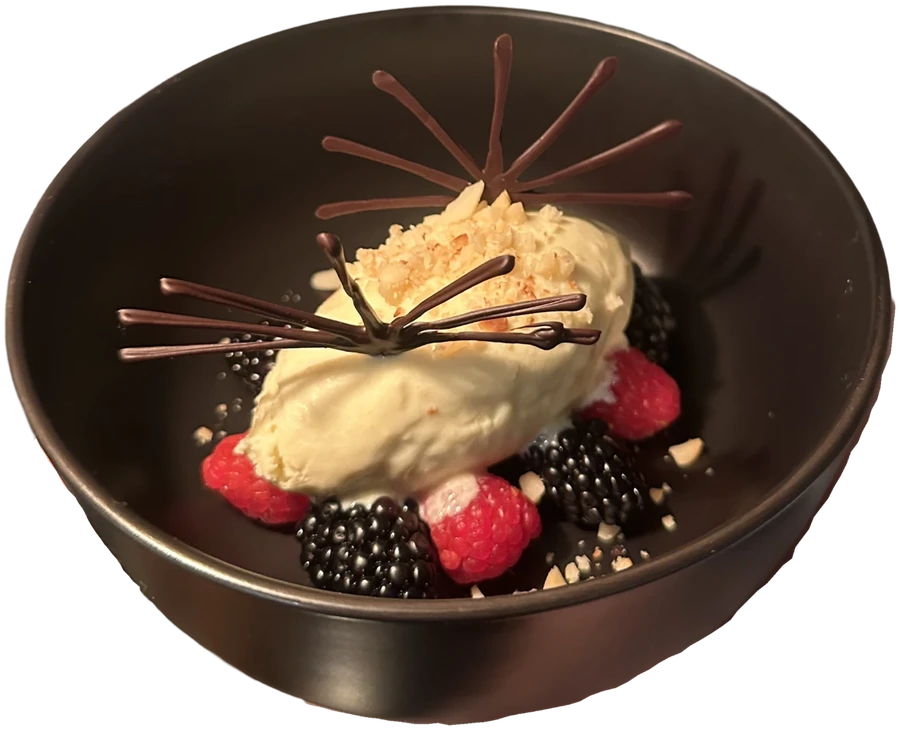
#> input picture scripts/dish-assets/cutouts/dessert.webp, 900 x 730 px
$ python -i soup.py   (imports and definitions only)
#> lines starting #> are read from the running program, lines starting #| are printed output that depends on the picture; after the words box and inside, x2 and y2 are one past the last pixel; in counts of white or black regions, pixels touching at a corner belong together
"""Decompose the squash-soup photograph into the layers the assembly
animation needs: plate+bowl+plain soup, bread, oil swirl, chives, almonds.

The three garnishes need three different detectors, because they are three
different kinds of thing:

  chives   chopped scallion sitting on the surface, so genuinely green --
           an absolute colour test finds them.
  almonds  pale and desaturated against saturated orange -- a luminance
           test finds them.
  swirl    a thin film of oil over orange soup. It is NEVER green in
           absolute terms, only greener than the soup immediately around
           it, so an absolute test finds nothing at all. Subtracting a
           heavily blurred copy leaves the ridge, which is what a
           top-hat filter is for.

The base layer then has to have all three painted out, plus the plate
restored where the bread was covering it, or the first beat of the
animation shows a bowl of finished soup with a bite out of its plate.
"""
from PIL import Image, ImageFilter
import numpy as np
from scipy import ndimage


def disc(radius):
    y, x = np.mgrid[-radius:radius + 1, -radius:radius + 1]
    return x * x + y * y <= radius * radius


def close_edt(mask, radius):
    """Morphological closing via distance transforms. Linear in pixels, so
    the radius needed to bridge the bite the bread takes out of the plate
    -- around 120px, far too large for a structuring element -- is free."""
    grown = ndimage.distance_transform_edt(~mask) <= radius
    return ndimage.distance_transform_edt(grown) > radius


def fill_from_neighbours(rgb, keep, sigma):
    """Normalised convolution: average only the pixels worth keeping, so a
    hole fills with what surrounds it instead of with black. Fine for the
    garnish, whose marks are thin enough for a blur to reach across."""
    w = np.maximum(ndimage.gaussian_filter(keep.astype(float), sigma), 1e-6)
    return np.stack([ndimage.gaussian_filter(rgb[:, :, c] * keep, sigma) / w for c in range(3)], axis=2)


def fill_nearest(rgb, keep, hole, smooth=28):
    """Fill by nearest valid pixel, then smooth inside the hole.

    The bread hides a region roughly 500px across. No blur wide enough to
    span that stays stable -- the weights underflow in the middle and the
    fill comes back an arbitrary colour, which showed up as a brown smear
    across the plate. Taking each hole pixel from the nearest kept pixel
    has no such failure mode, and the plate is a smooth dark gradient, so
    a light blur afterwards hides the seams the nearest-neighbour step
    leaves behind."""
    _, (iy, ix) = ndimage.distance_transform_edt(~keep, return_indices=True)
    filled = rgb[iy, ix]
    blurred = np.stack([ndimage.gaussian_filter(filled[:, :, c], smooth) for c in range(3)], axis=2)
    # Pull the fill most of the way to the median kept colour as well. The
    # plate is nearly flat in value, so this costs no detail that was
    # there, and it kills the warm cast the nearest-neighbour step drags
    # in from around the bread.
    median = np.median(rgb[keep], axis=0)
    blended = 0.35 * blurred + 0.65 * median
    return np.where(hole[..., None], blended, rgb)


def build(src_path, out_dir, width=900):
#> called with src_path = 'cutouts/dessert.webp', out_dir = 'out.png', width = 900
    src = Image.open(src_path).convert('RGBA')
#> src is the input picture: PIL image 900x730 RGBA; mean R, G, B, A 64.7, 47.1, 35, 190.2
    a = np.asarray(src).astype(float)
    rgb, alpha = a[:, :, :3], a[:, :, 3]
    obj = alpha > 40
#> obj: shape (730, 900) bool; 74.8% white; 1 black region, box (x1, y1, x2, y2) and area: (0, 0, 900, 730) 165487
    r, g, b = rgb[:, :, 0], rgb[:, :, 1], rgb[:, :, 2]
    lum = 0.2126 * r + 0.7152 * g + 0.0722 * b

    # The soup surface, found as the largest strongly-orange blob, then
    # described as an ellipse so "inside the bowl" is a cheap test.
    seed = obj & (r - b > 60) & (lum > 70)
#> seed: shape (730, 900) bool; 12% white; 115 white regions (83 under 20 px), largest, box (x1, y1, x2, y2) and area: (202, 340, 576, 569) 42526, (344, 179, 632, 368) 29823, (314, 270, 365, 328) 1406
    lbl, n = ndimage.label(seed)
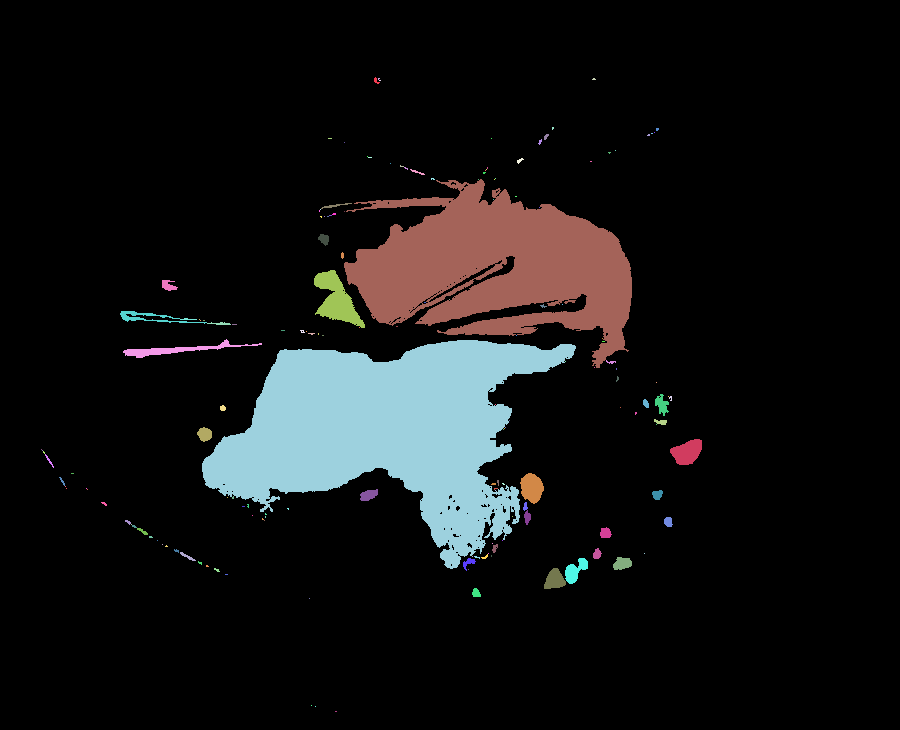
#> lbl: shape (730, 900) int32; 165 distinct labels, from 0 to 164; one colour per label, 0 black
#> n = 164
    sizes = ndimage.sum(seed, lbl, range(1, n + 1))
#> sizes = 164 values, max 42507 at index 72, min 1 at index 6, mean 480.3
    surface = lbl == (np.argmax(sizes) + 1)
#> surface: shape (730, 900) bool; 6.5% white; 1 white region, box (x1, y1, x2, y2) and area: (202, 340, 576, 569) 42507
    ys, xs = np.where(surface)
    cx, cy = xs.mean(), ys.mean()
#> cx = 385.7; cy = 430.6
    rx, ry = (xs.max() - xs.min()) / 2, (ys.max() - ys.min()) / 2
#> rx = 186.5; ry = 114
    Y, X = np.mgrid[0:a.shape[0], 0:a.shape[1]]
    rad = np.sqrt(((X - cx) / rx) ** 2 + ((Y - cy) / ry) ** 2)
    soup = obj & (rad < 0.97)
#> soup: shape (730, 900) bool; 9.6% white; 1 white region, box (x1, y1, x2, y2) and area: (205, 321, 567, 542) 62849

    almonds = ndimage.binary_closing(
        soup & (lum > 135) & (np.abs(r - g) < 55) & (r - b < 95), np.ones((5, 5)))
#> almonds: shape (730, 900) bool; 2.7% white; 43 white regions (21 under 20 px), largest, box (x1, y1, x2, y2) and area: (235, 341, 536, 490) 14998, (419, 474, 475, 519) 1339, (342, 492, 386, 514) 386
    al, an = ndimage.label(almonds)
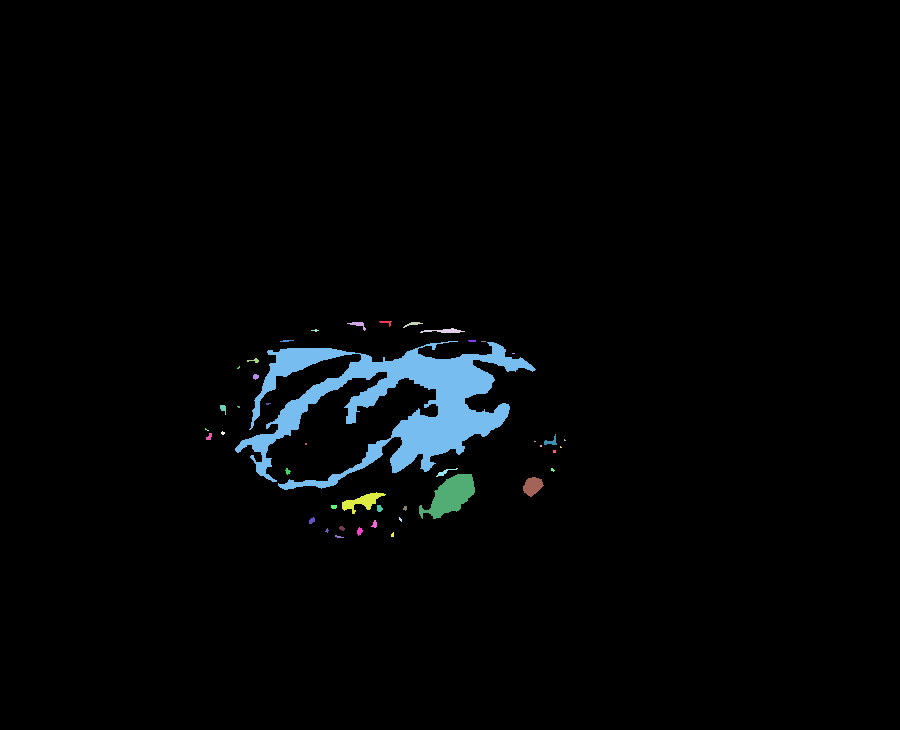
#> al: shape (730, 900) int32; 45 distinct labels, from 0 to 44; one colour per label, 0 black
#> an = 44
    asz = ndimage.sum(almonds, al, range(1, an + 1))
#> asz = 44 values, max 14998 at index 7, min 2 at index 17, mean 405.8
    almonds = ndimage.binary_fill_holes(
        np.isin(al, [i + 1 for i, s in enumerate(asz) if s > 400]))
#> almonds: shape (730, 900) bool; 2.5% white; 2 white regions, box (x1, y1, x2, y2) and area: (235, 341, 536, 490) 14998, (419, 474, 475, 519) 1339

    chives = ndimage.binary_closing(soup & (g - r > 4) & (lum > 45) & ~almonds, np.ones((3, 3)))
#> chives: shape (730, 900) bool; every value is 0

    greenness = g - r
    local = fill_from_neighbours(np.stack([greenness] * 3, axis=2), soup, 26)[:, :, 0]
    ridge = np.where(soup, greenness - local, 0)
    swirl = soup & (ridge > 7) & (rad < 0.93) & ~ndimage.binary_dilation(chives | almonds, np.ones((9, 9)))
#> swirl: shape (730, 900) bool; 1.4% white; 35 white regions (24 under 20 px), largest, box (x1, y1, x2, y2) and area: (298, 489, 430, 537) 3383, (485, 425, 560, 494) 2121, (213, 363, 261, 447) 1819
    swirl = ndimage.binary_closing(ndimage.binary_opening(swirl, np.ones((3, 3))), np.ones((7, 7)))
#> swirl: shape (730, 900) bool; 1.4% white; 11 white regions (2 under 20 px), largest, box (x1, y1, x2, y2) and area: (300, 490, 430, 537) 3515, (485, 427, 560, 493) 2143, (213, 364, 260, 445) 1900

    bread = obj & (rad > 1.0) & (lum > 75) & (r - b > 25)
#> bread: shape (730, 900) bool; 9.8% white; 218 white regions (148 under 20 px), largest, box (x1, y1, x2, y2) and area: (320, 164, 659, 406) 35263, (5, 170, 874, 615) 11785, (303, 626, 381, 718) 4564
    bl, bn = ndimage.label(ndimage.binary_opening(bread, np.ones((7, 7))))
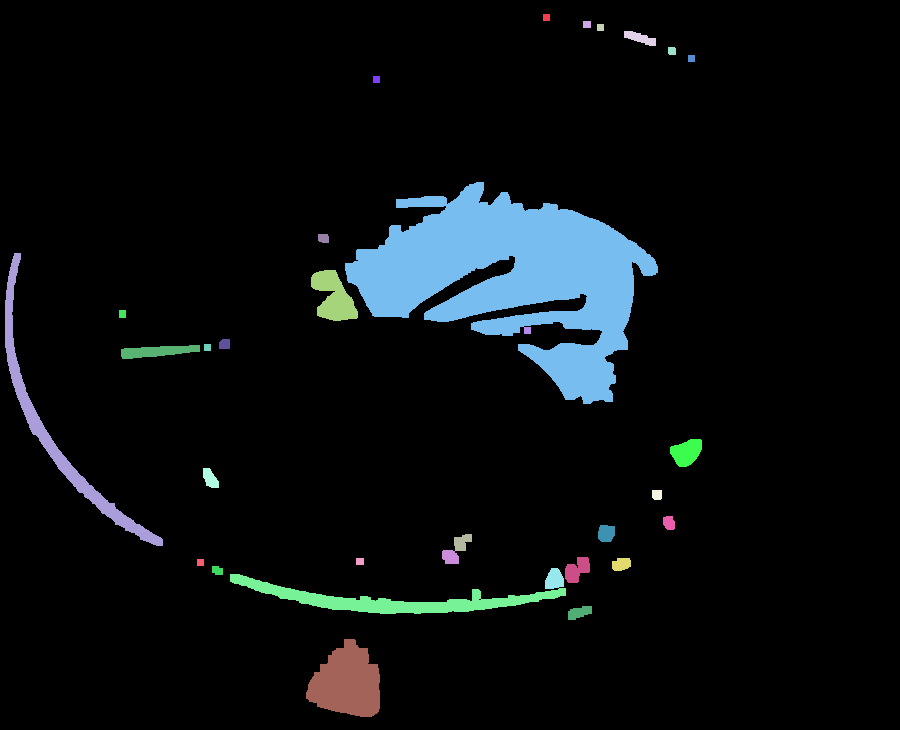
#> bl: shape (730, 900) int32; 33 distinct labels, from 0 to 32; one colour per label, 0 black
#> bn = 32
    bsz = ndimage.sum(bread, bl, range(1, bn + 1))
#> bsz = 32 values, max 32994 at index 7, min 49 at index 0, mean 1590.3
    bread = ndimage.binary_closing(
        ndimage.binary_fill_holes(bl == (np.argmax(bsz) + 1)), np.ones((9, 9)))
#> bread: shape (730, 900) bool; 5.2% white; 1 white region, box (x1, y1, x2, y2) and area: (345, 182, 658, 404) 34055

    # The plate's own silhouette, with the concavity the bread was
    # covering closed back up. The bread hides a wide arc of the rim, so
    # this needs a radius no structuring element would want to be.
    # Intersected with the dish's real footprint. A 120px closing bridges
    # the bite the bread takes out of the rim, but it also bulges the
    # plate outward wherever the bread sat proud of it -- which showed up
    # as a dark slab hanging off the right of the first beat. `obj` is the
    # whole dish including the bread, so it is exactly the boundary the
    # reconstructed plate must not cross.
    plate = ndimage.binary_fill_holes(close_edt(obj & ~bread, 120)) & ndimage.binary_dilation(obj, disc(4))
#> plate: shape (730, 900) bool; 76% white; 2 black regions, box (x1, y1, x2, y2) and area: (0, 0, 900, 730) 109689, (452, 310, 900, 730) 48022

    # Dilated, because each detector finds a garnish's core and leaves its
    # soft edge behind. Without this the "plain soup" beat still shows a
    # ghost of the swirl.
    # Two different holes, two different fills. The garnish leaves thin
    # marks a blur can average across; the bread leaves a crater.
    garnish = ndimage.binary_dilation(swirl | chives | almonds, disc(7))
#> garnish: shape (730, 900) bool; 7.2% white; 1 white region, box (x1, y1, x2, y2) and area: (206, 318, 567, 544) 47122
    degarnished = np.where(garnish[..., None], fill_from_neighbours(rgb, plate & ~garnish, 34), rgb)
    # Dilated hard before being excluded. A threshold finds the bread's
    # core, and just outside it sits a rim of shadow and soft edge that is
    # still bread-coloured -- fill from there and the plate comes back a
    # warm brown smear, which is exactly what happened. 30px of clearance
    # takes the share of genuinely-plate source pixels from 9% to 76%.
    wide_bread = ndimage.binary_dilation(bread, disc(30))
#> wide_bread: shape (730, 900) bool; 10.3% white; 1 white region, box (x1, y1, x2, y2) and area: (315, 152, 688, 434) 67747
    base_rgb = fill_nearest(degarnished,
                            keep=plate & ~garnish & ~wide_bread,
                            hole=plate & wide_bread)
#> in fill_nearest, `blurred = np.stack([ndimage.gaussian_filter(filled[:, :, c], smooth) f..`:
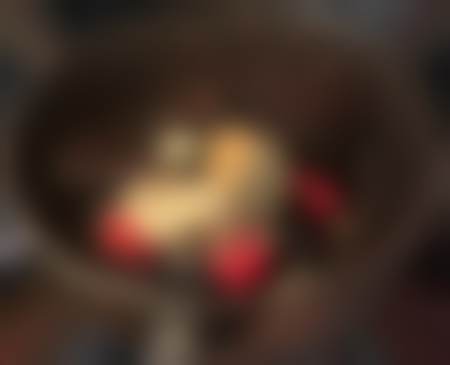
#> blurred: shape (730, 900, 3) float64 (shown at 1/2 size); mean R, G, B 71.4, 51.1, 40
#> in fill_nearest, `median = np.median(rgb[keep], axis=0)`: median = [53, 37, 29]

    def layer(mask, colours, feather):
#> called with feather = 1.2
        img = np.zeros(a.shape, np.uint8)
        img[..., :3] = np.clip(colours, 0, 255).astype(np.uint8)
        out = Image.fromarray(img).convert('RGBA')
        out.putalpha(Image.fromarray((mask * 255).astype(np.uint8)).filter(ImageFilter.GaussianBlur(feather)))
        return out

    layers = {
        'base': layer(plate, base_rgb, 1.2),
        'bread': layer(bread, rgb, 1.2),
        'swirl': layer(swirl, rgb, 0.9),
        'chives': layer(chives, rgb, 0.7),
        'almonds': layer(almonds, rgb, 0.9),
    }
#> call 3 of layer, with feather = 0.9
#> in layer (call 3), `out.putalpha(Image.fromarray((mask * 255).astype(np.uint8)).filter(Ima..`:
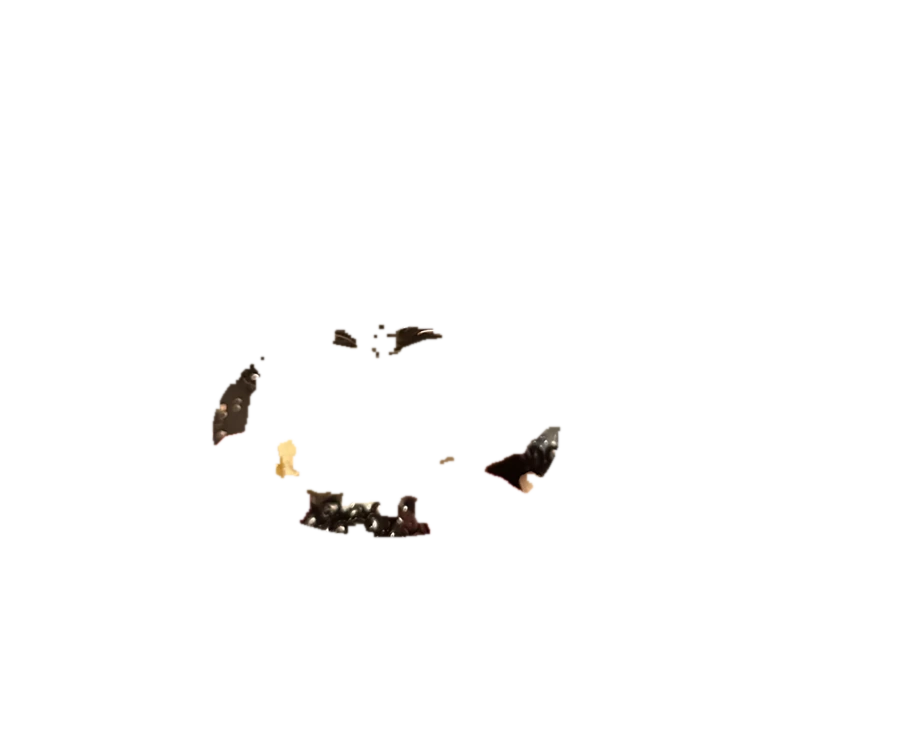
#> out: PIL image 900x730 RGBA; mean R, G, B, A 64.7, 47.1, 35, 3.6; transparent parts drawn white
    # One shared crop, so the layers stack in register with no offsets.
    ys, xs = np.where(obj | plate)
    box = (max(0, xs.min() - 8), max(0, ys.min() - 8),
           min(a.shape[1], xs.max() + 9), min(a.shape[0], ys.max() + 9))
#> box = (0, 0, 900, 730)
    for name, im in layers.items():
        c = im.crop(box)
        c = c.resize((width, round(width * c.height / c.width)), Image.LANCZOS)
        c.save(f'{out_dir}/soup-{name}.webp', quality=92, method=6)
#> this loop made 5 passes
#> name on passes 1 to 5: 'base', 'bread', 'swirl', 'chives', 'almonds'
    return {k: v.crop(box).size for k, v in layers.items()}

>>> result = build('cutouts/dessert.webp', 'out.png')
#> result = {'base': (900, 730), 'bread': (900, 730), 'swirl': (900, 730), 'chives': (900, 730), 'almonds': (900, 730)}

$ run again, on scripts/dish-assets/cutouts/dish-01.webp
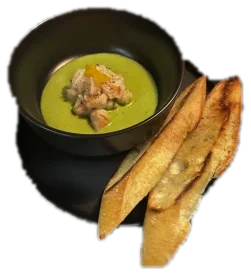
#> input picture scripts/dish-assets/cutouts/dish-01.webp, 251 x 275 px
#> in build, src is the input picture: PIL image 251x275 RGBA; mean R, G, B, A 80.2, 65.7, 35.4, 151.2
#> obj: shape (275, 251) bool; 60.7% white; 1 black region, box (x1, y1, x2, y2) and area: (0, 0, 251, 275) 27116
#> seed: shape (275, 251) bool; 30% white; 5 white regions (3 under 20 px), largest, box (x1, y1, x2, y2) and area: (98, 75, 243, 268) 13332, (40, 53, 157, 134) 7369
#> lbl: shape (275, 251) int32; 13 distinct labels, from 0 to 12
#> n = 12
#> sizes = [7369, 13322, 1, 1, 3, 1, 2, 1, 1, 1, 1, 1]
#> surface: shape (275, 251) bool; 19.3% white; 1 white region, box (x1, y1, x2, y2) and area: (98, 75, 243, 268) 13322
#> ys = 13322 values from 75 to 267; xs = 13322 values, max 242 at index 1252, min 98 at index 11146, mean 175.4
#> cx = 175.4; cy = 169.6
#> rx = 72; ry = 96
#> soup: shape (275, 251) bool; 24.2% white; 1 white region, box (x1, y1, x2, y2) and area: (106, 77, 240, 263) 16680
#> al: shape (275, 251) int32; 56 distinct labels, from 0 to 55
#> an = 55
#> asz = 55 values, max 196 at index 22, min 1 at index 0, mean 9.16
#> chives: shape (275, 251) bool; 0.01% white in thin lines or dots, all inside (x1, y1, x2, y2) = (156, 91, 157, 95)
#> in build, `bl, bn = ndimage.label(ndimage.binary_opening(bread, np.ones((7, 7))))`:
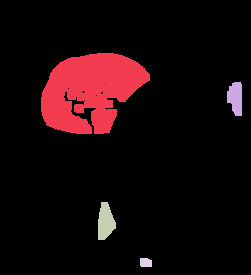
#> bl: shape (275, 251) int32; 5 distinct labels, from 0 to 4; one colour per label, 0 black
#> bn = 4
#> bsz = [5966, 401, 489, 101]
#> grown: shape (275, 251) bool; every value is 1
#> plate: shape (275, 251) bool; 52.5% white; 1 black region, box (x1, y1, x2, y2) and area: (0, 0, 251, 275) 32791
#> garnish: shape (275, 251) bool; 16.3% white; 2 white regions, box (x1, y1, x2, y2) and area: (102, 74, 233, 232) 9223, (115, 182, 171, 254) 2008
#> wide_bread: shape (275, 251) bool; 26.5% white; 1 white region, box (x1, y1, x2, y2) and area: (11, 23, 180, 164) 18264
#> iy: shape (275, 251) int32; 267 distinct labels, from 5 to 271
#> median = [117, 71, 36]
#> in layer (call 3), `out.putalpha(Image.fromarray((mask * 255).astype(np.uint8)).filter(Ima..`:
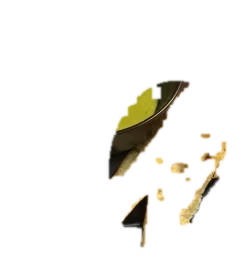
#> out: PIL image 251x275 RGBA; mean R, G, B, A 80.2, 65.7, 35.4, 17.9; transparent parts drawn white
#> box = (0, 0, 251, 275)
#> the loop in build, `for name, im in layers.items():` made 5 passes
#> name on passes 1 to 5: 'base', 'bread', 'swirl', 'chives', 'almonds'
#> result = {'base': (251, 275), 'bread': (251, 275), 'swirl': (251, 275), 'chives': (251, 275), 'almonds': (251, 275)}
